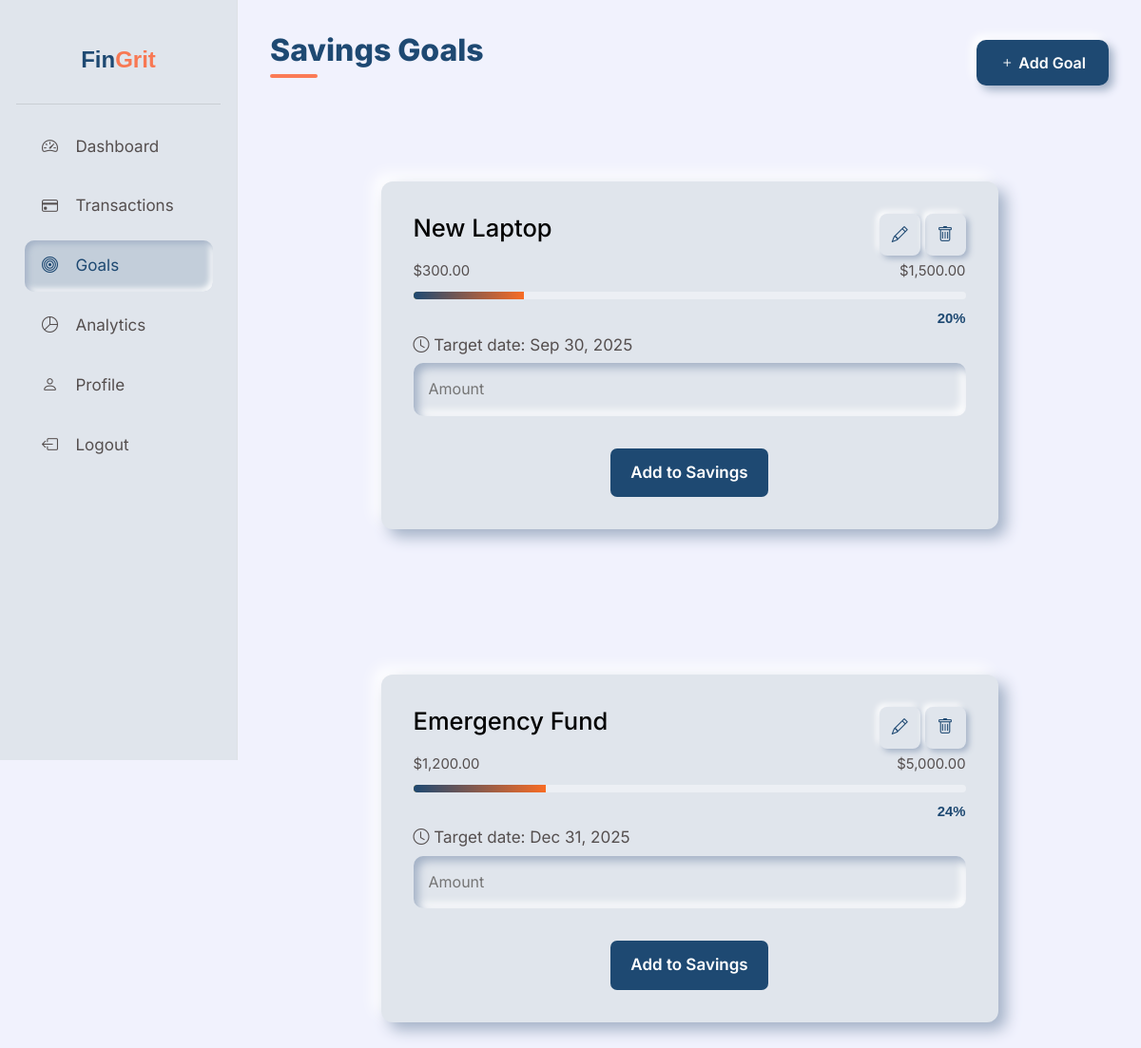
The page /goals.php (signed in) on the database its author committed.
### tables this page shows
CREATE TABLE IF NOT EXISTS goals (
    id INT AUTO_INCREMENT PRIMARY KEY,
    user_id INT NOT NULL,
    name VARCHAR(100) NOT NULL,
    target_amount DECIMAL(10, 2) NOT NULL,
    current_savings DECIMAL(10, 2) DEFAULT 0.00,
    deadline DATE,
    created_at TIMESTAMP DEFAULT CURRENT_TIMESTAMP,
    FOREIGN KEY (user_id) REFERENCES users(id) ON DELETE CASCADE
);

### php/db.php (called while the page is built, shortened)
<?php
class Database {
    private $host;
    private $db_name;
    private $username;
    private $password;
public function __construct() {
    $this->host = getenv('DB_HOST');
    $this->db_name = getenv('DB_NAME');
    $this->username = getenv('DB_USER');
    $this->password = getenv('DB_PASS');
}
    public function connect() {
        $this->conn = null;
        try {
            $this->conn = new PDO(
                "mysql:host={$this->host};dbname={$this->db_name}",
                $this->username,
                $this->password
            );
            $this->conn->setAttribute(PDO::ATTR_ERRMODE, PDO::ERRMODE_EXCEPTION);
        } catch(PDOException $e) {
            error_log("Connection error: " . $e->getMessage());
            throw new Exception("Database connection failed");
        }
        return $this->conn;
    }
}
?>

### php/goals.php (called while the page is built, shortened)
<?php
require_once 'db.php';
require_once 'helpers.php';
class Goal {
    private $db;
    public function __construct() {
        $database = new Database();
        $this->db = $database->connect();
    }
    public function getAll($user_id) {
        $stmt = $this->db->prepare("SELECT * FROM goals WHERE user_id = ? ORDER BY deadline ASC");
        $stmt->execute([$user_id]);
        return $stmt->fetchAll(PDO::FETCH_ASSOC);
    }
}
?>

### php/auth.php (called while the page is built, shortened)
<?php
require_once 'db.php';
require_once 'helpers.php';
class Auth {
    public function __construct() {
        $database = new Database();
    }
public function isLoggedIn() {
    return isset($_SESSION['logged_in']) && $_SESSION['logged_in'] === true;
}
    public function getCurrentUser() {
        return [
            'id' => $_SESSION['user_id'],
            'name' => $_SESSION['user_name'],
            'email' => $_SESSION['user_email']
        ];
    }
}
?>

### php/helpers.php (called while the page is built, shortened)
<?php
function formatCurrency($amount) {
    return '$' . number_format($amount, 2);
}
function formatDate($date, $format = 'Y-m-d') {
    return date($format, strtotime($date));
}
function calculateProgress($current, $target) {
    $progress = ($current / $target) * 100;
    return min(100, max(0, round($progress, 2)));
}
?>

### goals.php (the view, shortened to what this page needs)
<?php
require_once 'php/goals.php';
$auth = new Auth();
$user = $auth->getCurrentUser();
$goal = new Goal();
$action = $_GET['action'] ?? null;
$editGoal = null;
$goals = $goal->getAll($user['id']);
?>
<!DOCTYPE html>
<html lang="en">
<head>
    <link href="https://cdn.jsdelivr.net/npm/bootstrap@5.3.3/dist/css/bootstrap.min.css" rel="stylesheet">
    <link href="https://cdn.jsdelivr.net/npm/bootstrap-icons@1.11.3/font/bootstrap-icons.min.css" rel="stylesheet">
    <link href="css/main.css" rel="stylesheet">
    <link href="css/specific_styles.css" rel="stylesheet">
</head>
<body>
    <div class="dashboard-container">
        <?php include 'partials/sidebar.php'; ?>
        <main class="dashboard-main">
            <header class="dashboard-header">
                <h1><?php echo $action === 'add' ? 'Add Goal' : ($action === 'edit' ? 'Edit Goal' : 'Savings Goals'); ?></h1>
                <div class="header-actions">
                    <?php if ($action !== 'add' && $action !== 'edit'): ?>
                        <a href="goals.php?action=add" class="btn btn-primary form-btn">
                            <i class="bi bi-plus"></i>
                            Add Goal
                        </a>
                    <?php endif; ?>
                </div>
            </header>
            <?php if ($action === 'add' || $action === 'edit'): ?>
                <div class="form-container">
                    <div class="form  fade-in">
                        <form method="POST" action="goals.php">
                            <?php if ($action === 'edit'): ?>
                                <input type="hidden" name="id" value="<?php echo $editGoal['id']; ?>">
                            <?php endif; ?>
                            <div class="form-group">
                                <label for="name">Goal Name</label>
                                <input type="text" name="name" id="name"
                                    value="<?php echo $editGoal['name'] ?? ''; ?>" required>
                            </div>
                            <div class="form-group">
                                <label for="target_amount">Target Amount</label>
                                <input type="number" name="target_amount" id="target_amount" step="0.01" min="0.01"
                                    value="<?php echo $editGoal['target_amount'] ?? ''; ?>" required>
                            </div>
                            <div class="form-group">
                                <label for="current_savings">Current Savings</label>
                                <input type="number" name="current_savings" id="current_savings" step="0.01" min="0"
                                    value="<?php echo $editGoal['current_savings'] ?? 0; ?>">
                            </div>
                            <div class="form-group">
                                <label for="deadline">Deadline (Optional)</label>
                                <input type="date" name="deadline" id="deadline"
                                    value="<?php echo $editGoal['deadline'] ?? ''; ?>">
                            </div>
                            <div class="form-actions">
                                <button type="submit" class="btn btn-primary form-btn">
                                    <?php echo $action === 'edit' ? 'Update Goal' : 'Add Goal'; ?>
                                </button>
                                <a href="goals.php" class="btn btn-text">Cancel</a>
                            </div>
                        </form>
                    </div>
                </div>
            <?php else: ?>
                <div class="goals-container">
                    <?php if (!empty($goals)): ?>
                        <div class="goals-grid">
                            <?php foreach ($goals as $g): ?>
                                <div class="form-container goal-container">
                                    <div class="form  fade-in">
                                        <div class="goal-card">
                                            <div class="goal-header">
                                                <h3><?php echo htmlspecialchars($g['name']); ?></h3>
                                                <div class="goal-actions">
                                                    <a href="goals.php?action=edit&id=<?php echo $g['id']; ?>" class="btn btn-icon" title="Edit">
                                                        <i class="bi bi-pencil"></i>
                                                    </a>
                                                    <a href="goals.php?action=delete&id=<?php echo $g['id']; ?>" class="btn btn-icon" title="Delete" onclick="return confirm('Are you sure you want to delete this goal?');">
                                                        <i class="bi bi-trash"></i>
                                                    </a>
                                                </div>
                                            </div>
                                            <div class="goal-progress">
                                                <div class="progress-info">
                                                    <span><?php echo formatCurrency($g['current_savings']); ?></span>
                                                    <span><?php echo formatCurrency($g['target_amount']); ?></span>
                                                </div>
                                                <div class="progress-bar">
                                                    <div class="progress-fill" style="width: <?php echo calculateProgress($g['current_savings'], $g['target_amount']); ?>%; background-color: <?php echo calculateProgress($g['current_savings'], $g['target_amount']) >= 100 ? '#27AE60' : '#E1B12C'; ?>"></div>
                                                </div>
                                                <div class="progress-percent">
                                                    <?php echo calculateProgress($g['current_savings'], $g['target_amount']); ?>%
                                                </div>
                                            </div>
                                            <?php if ($g['deadline']): ?>
                                                <div class="goal-deadline">
                                                    <i class="bi bi-clock"></i>
                                                    Target date: <?php echo formatDate($g['deadline'], 'M j, Y'); ?>
                                                </div>
                                            <?php endif; ?>
                                            <div class="goal-add-savings">
                                                <form method="GET" action="goals.php">
                                                    <input type="number" name="amount" step="0.01" min="0.01" placeholder="Amount" required>
                                                    <div class="saving-btn">
                                                        <button type="submit" class="btn btn-small goal-btn">Add to Savings</button>
                                                    </div>
                                                </form>
                                            </div>
                                        </div>
                                    </div>
                                </div>
                            <?php endforeach; ?>
                        </div>
                    <?php endif; ?>
                </div>
            <?php endif; ?>
        </main>
    </div>
</body>
</html>

### css/main.css (style rules this page uses)
a { -webkit-transition: 0.3s all ease-in-out; transition: 0.3s all ease-in-out; color: var(--bs-primary); text-decoration: underline; }
h1, h2, h3, h4, h5, h6 { color: var(--bs-heading-color); }
.btn { padding: 12px 20px; background-color: var(--bs-primary); color: var(--bs-white) !important; border: 1px solid transparent; border-radius: 7px; font-weight: 600; position: relative; }

### css/specific_styles.css (style rules this page uses)
* { box-sizing: border-box; }
html { font-size: 16px; }
h1 { font-size: 2.5rem; font-weight: 800; margin-bottom: 1.5rem; color: var(--bs-primary); }
h3 { font-size: 1.5rem; margin-bottom: 1rem; }
.page-header h1, .dashboard-header h1 { font-weight: 800; font-size: xx-large; color: var(--bs-primary); position: relative; display: inline-block; }
.page-header h1::after, .dashboard-header h1::after { content: ''; position: absolute; bottom: -10px; left: 0; width: 50px; height: 4px; background: var(--bs-secondary); border-radius: 2px; }
.form-container { max-width: 700px; margin: 2rem auto; padding: 1.5rem; }
.form { padding: 2rem; margin: 2rem 0; border-radius: var(--border-radius); background: var(--form-bg); box-shadow: 8px 8px 16px var(--shadow-dark), -8px -8px 16px var(--shadow-light); transition: all var(--transition-speed) ease; }
input, select, textarea { width: 100%; padding: 14px 16px; margin-top: 5px; border: none; border-radius: 10px; background: var(--form-bg); box-shadow: inset 5px 5px 10px var(--shadow-dark), inset -5px -5px 10px var(--shadow-light); color: var(--input-color); font-size: 16px; transition: all var(--transition-speed) ease; }
.form-btn { padding: 12px 24px; border: none; border-radius: 10px; font-size: 16px; font-weight: 600; transition: all var(--transition-speed) ease; box-shadow: 5px 5px 10px var(--shadow-dark), -5px -5px 10px var(--shadow-light); cursor: pointer; flex: 1; min-width: 120px; }
.btn-primary { background-color: var(--bs-primary); color: white; }
.dashboard-container { display: flex; flex-direction: column; min-height: 100vh; }
.dashboard-main { flex: 1; padding: 2rem var(--container-padding); }
.dashboard-header { display: flex; flex-direction: column; justify-content: space-between; margin-bottom: 2rem; gap: 1rem; }
.progress-bar { height: 8px; background-color: var(--input-shadow); border-radius: 4px; overflow: hidden; margin-bottom: 0.5rem; }
.progress-fill { height: 100%; transition: width 0.5s ease; background: linear-gradient(90deg, var(--bs-primary), var(--bs-secondary)); }
.progress-info { display: flex; justify-content: space-between; margin-bottom: 0.5rem; font-size: 0.875rem; }
.progress-percent { text-align: right; font-family: 'Poppins', sans-serif; font-weight: 700; color: var(--bs-primary); font-size: 0.875rem; }
.goal-header { display: flex; }
.goal-header h3 { flex: 1; }
.goal-btn { margin-top: 2rem; }
.saving-btn { display: flex; justify-content: center; }
.btn-icon { background-color: transparent; color: var(--bs-primary) !important; padding: 8px 12px !important; border-radius: 8px; box-shadow: 3px 3px 6px var(--shadow-dark), -3px -3px 6px var(--shadow-light); }
.fade-in { animation: fadeIn 0.5s ease forwards; }
@media (min-width: 576px) { :root { --container-padding: 1.5rem; } }
@media (min-width: 576px) { .dashboard-header, .section-header { flex-direction: row; align-items: center; } }
@media (min-width: 768px) { :root { --container-padding: 2rem; } }
@media (min-width: 768px) { html { font-size: 17px; } }
@media (min-width: 768px) { .dashboard-container { flex-direction: row; } }
@media (min-width: 768px) { .dashboard-main { flex: 1; padding: 2rem; } }
@media (min-width: 992px) { h1 { font-size: 3rem; } }
@media (min-width: 1200px) { :root { --container-padding: 2.5rem; } }

### rows shown on the page
goals: name "New Laptop", current_savings "$300.00", target_amount "$1,500.00", current_savings+target_amount "20", deadline "Sep 30, 2025"
goals: name "Emergency Fund", current_savings "$1,200.00", target_amount "$5,000.00", current_savings+target_amount "24", deadline "Dec 31, 2025"
